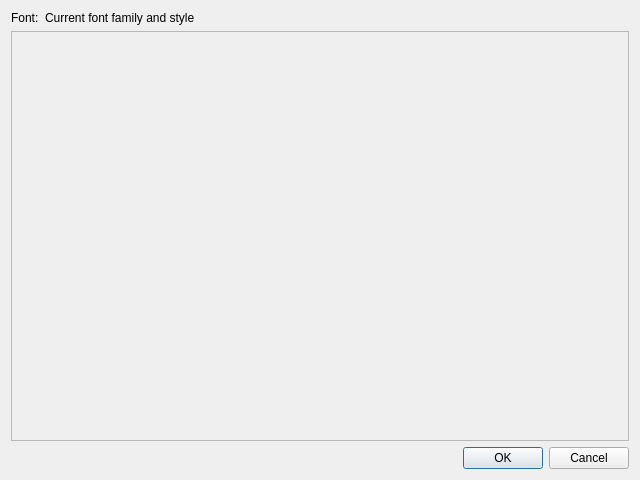
<?xml version="1.0" encoding="UTF-8"?>
<ui version="4.0">
 <class>CharacterSelectorBase</class>
 <widget class="QDialog" name="CharacterSelectorBase">
  <property name="geometry">
   <rect>
    <x>0</x>
    <y>0</y>
    <width>640</width>
    <height>480</height>
   </rect>
  </property>
  <property name="minimumSize">
   <size>
    <width>640</width>
    <height>480</height>
   </size>
  </property>
  <property name="windowTitle">
   <string>Character Selector</string>
  </property>
  <layout class="QVBoxLayout" name="verticalLayout">
   <item>
    <layout class="QHBoxLayout" name="horizontalLayout">
     <item>
      <widget class="QLabel" name="mCharSelectLabel">
       <property name="sizePolicy">
        <sizepolicy hsizetype="Maximum" vsizetype="Preferred">
         <horstretch>0</horstretch>
         <verstretch>0</verstretch>
        </sizepolicy>
       </property>
       <property name="text">
        <string>Font:</string>
       </property>
      </widget>
     </item>
     <item>
      <widget class="QLabel" name="mCharSelectLabelFont">
       <property name="text">
        <string>Current font family and style</string>
       </property>
      </widget>
     </item>
    </layout>
   </item>
   <item>
    <widget class="QScrollArea" name="mCharSelectScrollArea">
     <property name="minimumSize">
      <size>
       <width>0</width>
       <height>0</height>
      </size>
     </property>
     <property name="verticalScrollBarPolicy">
      <enum>Qt::ScrollBarAsNeeded</enum>
     </property>
     <property name="horizontalScrollBarPolicy">
      <enum>Qt::ScrollBarAsNeeded</enum>
     </property>
     <property name="widgetResizable">
      <bool>false</bool>
     </property>
     <widget class="QWidget" name="scrollAreaWidgetContents">
      <property name="geometry">
       <rect>
        <x>0</x>
        <y>0</y>
        <width>359</width>
        <height>371</height>
       </rect>
      </property>
     </widget>
    </widget>
   </item>
   <item>
    <widget class="QDialogButtonBox" name="mCharSelectButtonBox">
     <property name="orientation">
      <enum>Qt::Horizontal</enum>
     </property>
     <property name="standardButtons">
      <set>QDialogButtonBox::Cancel|QDialogButtonBox::Ok</set>
     </property>
    </widget>
   </item>
  </layout>
 </widget>
 <resources/>
 <connections>
  <connection>
   <sender>mCharSelectButtonBox</sender>
   <signal>accepted()</signal>
   <receiver>CharacterSelectorBase</receiver>
   <slot>accept()</slot>
   <hints>
    <hint type="sourcelabel">
     <x>248</x>
     <y>254</y>
    </hint>
    <hint type="destinationlabel">
     <x>157</x>
     <y>274</y>
    </hint>
   </hints>
  </connection>
  <connection>
   <sender>mCharSelectButtonBox</sender>
   <signal>rejected()</signal>
   <receiver>CharacterSelectorBase</receiver>
   <slot>reject()</slot>
   <hints>
    <hint type="sourcelabel">
     <x>316</x>
     <y>260</y>
    </hint>
    <hint type="destinationlabel">
     <x>286</x>
     <y>274</y>
    </hint>
   </hints>
  </connection>
 </connections>
</ui>
